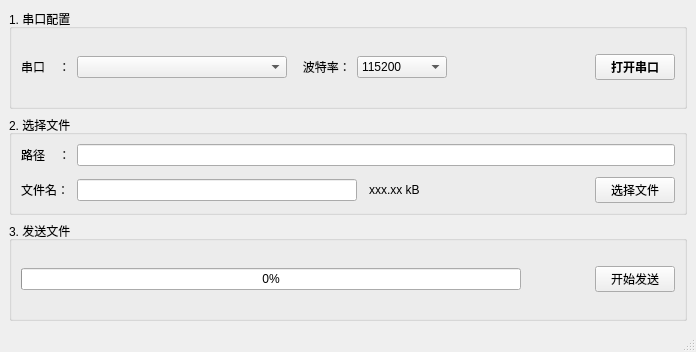
<?xml version="1.0" encoding="UTF-8"?>
<ui version="4.0">
 <class>MainWindow</class>
 <widget class="QMainWindow" name="MainWindow">
  <property name="geometry">
   <rect>
    <x>0</x>
    <y>0</y>
    <width>696</width>
    <height>352</height>
   </rect>
  </property>
  <property name="windowTitle">
   <string>MainWindow</string>
  </property>
  <property name="windowIcon">
   <iconset resource="res.qrc">
    <normaloff>:/image/icon.ico</normaloff>:/image/icon.ico</iconset>
  </property>
  <widget class="QWidget" name="centralwidget">
   <layout class="QGridLayout" name="gridLayout_5">
    <item row="0" column="0">
     <widget class="QGroupBox" name="groupBox">
      <property name="title">
       <string>1. 串口配置</string>
      </property>
      <layout class="QGridLayout" name="gridLayout_6">
       <item row="0" column="0">
        <layout class="QGridLayout" name="gridLayout">
         <item row="0" column="0">
          <widget class="QLabel" name="label">
           <property name="text">
            <string>串口    ：</string>
           </property>
          </widget>
         </item>
         <item row="0" column="1">
          <widget class="QComboBox" name="combSerialName">
           <property name="minimumSize">
            <size>
             <width>210</width>
             <height>0</height>
            </size>
           </property>
          </widget>
         </item>
         <item row="0" column="2">
          <widget class="QLabel" name="label_2">
           <property name="text">
            <string>   波特率：</string>
           </property>
          </widget>
         </item>
         <item row="0" column="3">
          <widget class="QComboBox" name="combBaud">
           <property name="minimumSize">
            <size>
             <width>90</width>
             <height>0</height>
            </size>
           </property>
           <item>
            <property name="text">
             <string>115200</string>
            </property>
           </item>
           <item>
            <property name="text">
             <string>9600</string>
            </property>
           </item>
          </widget>
         </item>
         <item row="0" column="4">
          <spacer name="horizontalSpacer">
           <property name="orientation">
            <enum>Qt::Horizontal</enum>
           </property>
           <property name="sizeHint" stdset="0">
            <size>
             <width>40</width>
             <height>20</height>
            </size>
           </property>
          </spacer>
         </item>
         <item row="0" column="5">
          <widget class="QPushButton" name="pbOpenSerial">
           <property name="font">
            <font>
             <bold>true</bold>
            </font>
           </property>
           <property name="text">
            <string>打开串口</string>
           </property>
          </widget>
         </item>
        </layout>
       </item>
      </layout>
     </widget>
    </item>
    <item row="1" column="0">
     <widget class="QGroupBox" name="groupBox_2">
      <property name="title">
       <string>2. 选择文件</string>
      </property>
      <layout class="QGridLayout" name="gridLayout_3">
       <item row="0" column="0">
        <layout class="QGridLayout" name="gridLayout_2">
         <item row="0" column="0">
          <widget class="QLabel" name="label_3">
           <property name="text">
            <string>路径    ：</string>
           </property>
          </widget>
         </item>
         <item row="0" column="1" colspan="5">
          <widget class="QLineEdit" name="leFilePath"/>
         </item>
         <item row="2" column="1">
          <widget class="QLineEdit" name="leFileName">
           <property name="minimumSize">
            <size>
             <width>280</width>
             <height>0</height>
            </size>
           </property>
           <property name="font">
            <font>
             <bold>true</bold>
            </font>
           </property>
           <property name="readOnly">
            <bool>true</bool>
           </property>
          </widget>
         </item>
         <item row="2" column="0">
          <widget class="QLabel" name="label_4">
           <property name="text">
            <string>文件名：</string>
           </property>
          </widget>
         </item>
         <item row="2" column="5">
          <widget class="QPushButton" name="pbOpenFiles">
           <property name="text">
            <string>选择文件</string>
           </property>
          </widget>
         </item>
         <item row="1" column="0" colspan="6">
          <spacer name="verticalSpacer">
           <property name="orientation">
            <enum>Qt::Vertical</enum>
           </property>
           <property name="sizeType">
            <enum>QSizePolicy::Fixed</enum>
           </property>
           <property name="sizeHint" stdset="0">
            <size>
             <width>648</width>
             <height>5</height>
            </size>
           </property>
          </spacer>
         </item>
         <item row="2" column="3">
          <widget class="QLabel" name="labFileSize">
           <property name="text">
            <string>xxx.xx kB</string>
           </property>
          </widget>
         </item>
         <item row="2" column="4">
          <spacer name="horizontalSpacer_2">
           <property name="orientation">
            <enum>Qt::Horizontal</enum>
           </property>
           <property name="sizeHint" stdset="0">
            <size>
             <width>50</width>
             <height>20</height>
            </size>
           </property>
          </spacer>
         </item>
        </layout>
       </item>
      </layout>
     </widget>
    </item>
    <item row="2" column="0">
     <widget class="QGroupBox" name="groupBox_3">
      <property name="title">
       <string>3. 发送文件</string>
      </property>
      <layout class="QGridLayout" name="gridLayout_7">
       <item row="0" column="0">
        <layout class="QGridLayout" name="gridLayout_4">
         <item row="0" column="0">
          <widget class="QProgressBar" name="progressBar">
           <property name="minimumSize">
            <size>
             <width>500</width>
             <height>0</height>
            </size>
           </property>
           <property name="value">
            <number>0</number>
           </property>
           <property name="textVisible">
            <bool>true</bool>
           </property>
           <property name="textDirection">
            <enum>QProgressBar::TopToBottom</enum>
           </property>
          </widget>
         </item>
         <item row="0" column="1">
          <spacer name="horizontalSpacer_3">
           <property name="orientation">
            <enum>Qt::Horizontal</enum>
           </property>
           <property name="sizeHint" stdset="0">
            <size>
             <width>40</width>
             <height>20</height>
            </size>
           </property>
          </spacer>
         </item>
         <item row="0" column="2">
          <widget class="QPushButton" name="pbSendFiles">
           <property name="text">
            <string>开始发送</string>
           </property>
          </widget>
         </item>
        </layout>
       </item>
      </layout>
     </widget>
    </item>
   </layout>
  </widget>
  <widget class="QMenuBar" name="menubar">
   <property name="geometry">
    <rect>
     <x>0</x>
     <y>0</y>
     <width>696</width>
     <height>26</height>
    </rect>
   </property>
  </widget>
  <widget class="QStatusBar" name="statusbar"/>
 </widget>
 <resources>
  <include location="res.qrc"/>
 </resources>
 <connections/>
</ui>
